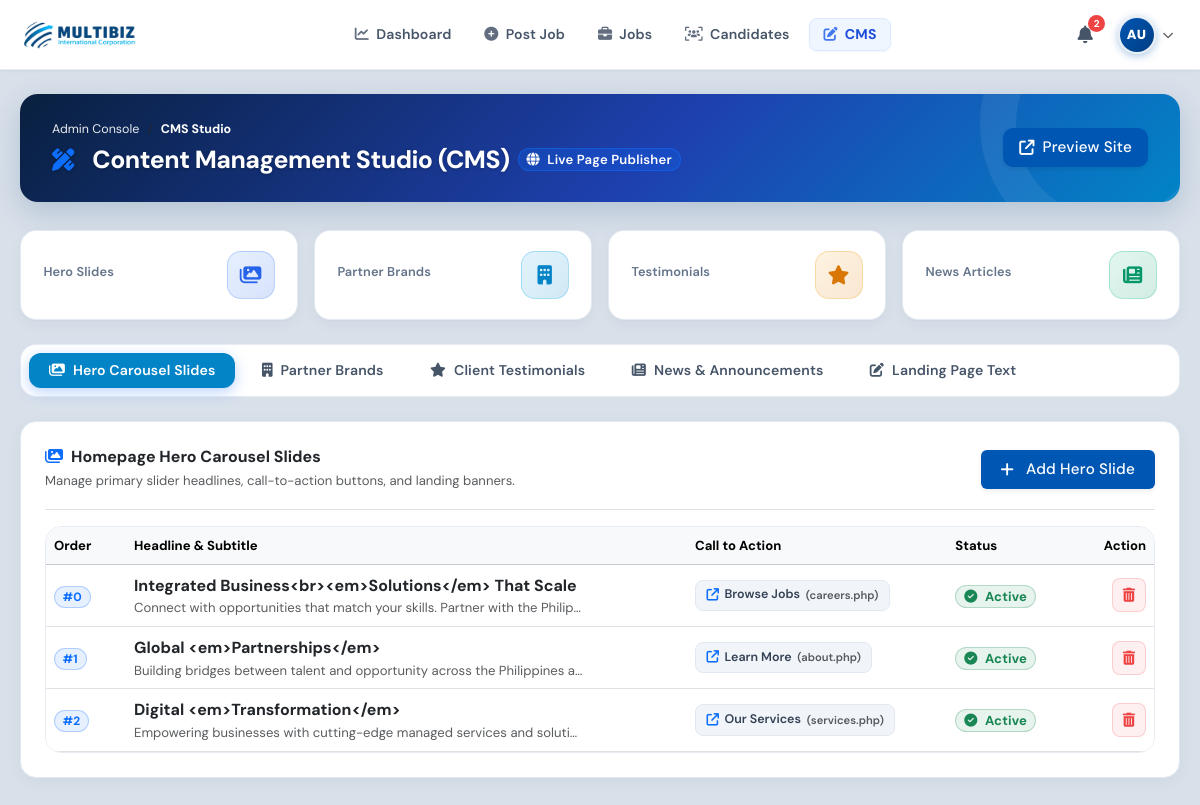
The app's page /admin/cms.php (signed in) with its own data.
### app/models.py (models this page shows)
class CmsHeroSlide(models.Model):
    id = models.AutoField(primary_key=True)
    title = models.CharField(max_length=255, null=True, blank=True)
    subtitle = models.TextField(null=True, blank=True)
    button_text = models.CharField(max_length=100, null=True, blank=True, default='Learn More')
    button_link = models.CharField(max_length=255, null=True, blank=True, default='#')
    image_path = models.CharField(max_length=255, null=True, blank=True)
    sort_order = models.IntegerField(default=0)
    is_active = models.BooleanField(default=True)
    created_at = models.DateTimeField(null=True, default=timezone.now)
    updated_at = models.DateTimeField(null=True, blank=True)
    class Meta:
        db_table = 'cms_hero_slides'
        ordering = ['sort_order', 'id']

### app/views/views_admin.py (the view, shortened to what this page needs)
# urls.py: re_path(r'^(?:frontend/)?admin/cms\.php$', views_admin.cms_view),
@require_role('admin')
def cms_view(request):
    admin_id = getCurrentUserId(request)
    _ensure_landing_cms_content()
    tab = request.GET.get('tab', 'hero')
    success_msg = None
    error_msg = None
    hero_slides = list(CmsHeroSlide.objects.order_by('sort_order', 'id'))
    testimonials = list(CmsTestimonial.objects.order_by('sort_order', 'id'))
    brands = list(CmsBrand.objects.order_by('sort_order', 'id'))
    news_items = list(CmsNews.objects.order_by('-created_at'))
    sections = list(CmsSection.objects.prefetch_related('contents').all())
    context = {
        'page_title': 'CMS Management - MultiBiz',
        'current_page': 'cms.php',
        'tab': tab,
        'hero_slides': hero_slides,
        'slides': hero_slides,
        'testimonials': testimonials,
        'brands': brands,
        'news_items': news_items,
        'news_articles': news_items,
        'sections': sections,
        'slide_count': len(hero_slides),
        'testimonial_count': len(testimonials),
        'brand_count': len(brands),
        'news_count': len(news_items),
        'success_msg': success_msg,
        'error_msg': error_msg,
    }
    return render(request, 'admin/cms.html', context)

### templates/admin/cms.html (shortened to what this page needs)
{% extends 'base.html' %}
{% load static %}
{% block content %}
<div class="container py-4">
    <div class="employer-hero-banner mb-4">
        <div class="d-flex align-items-center flex-wrap gap-3 position-relative" style="z-index: 1; width:100%;">
            <div class="flex-grow-1">
                <nav aria-label="breadcrumb">
                    <ol class="breadcrumb mb-1 small text-white-50">
                        <li class="breadcrumb-item text-white-50"><a href="{% url 'admin_dashboard' %}" class="text-white-50 text-decoration-none">Admin Console</a></li>
                        <li class="breadcrumb-item active text-white" aria-current="page">CMS Studio</li>
                    </ol>
                </nav>
                <div class="d-flex align-items-center gap-2 mt-1 flex-wrap">
                    <h3 class="fw-extrabold text-white mb-0" style="color: #ffffff !important;">
                        <i class="fa-solid fa-pen-ruler text-primary me-2"></i>Content Management Studio (CMS)
                    </h3>
                    <span class="badge bg-primary bg-opacity-25 text-white border border-primary border-opacity-50 rounded-pill px-2 py-1 small fw-semibold">
                        <i class="fa-solid fa-globe me-1"></i> Live Page Publisher
                    </span>
                </div>
            </div>
            <div class="ms-auto d-flex align-items-center gap-2 flex-shrink-0">
                <a href="{% url 'index' %}" target="_blank" class="btn btn-primary-custom btn-sm px-3 py-2 shadow-sm d-inline-flex align-items-center gap-2" style="border-radius: 10px;">
                    <i class="fa-solid fa-arrow-up-right-from-square"></i> Preview Site
                </a>
            </div>
        </div>
    </div>
    <div class="row g-3 mb-4">
        <div class="col-6 col-md-3">
            <div class="cms-stat-card">
                <div class="d-flex justify-content-between align-items-center">
                    <div>
                        <div class="cms-stat-label">Hero Slides</div>
                    </div>
                    <div class="cms-avatar-box" style="background: linear-gradient(135deg, rgba(59, 130, 246, 0.12), rgba(37, 99, 235, 0.18)); color: #2563eb; border: 1px solid rgba(59, 130, 246, 0.25);">
                        <i class="fa-solid fa-images"></i>
                    </div>
                </div>
            </div>
        </div>
        <div class="col-6 col-md-3">
            <div class="cms-stat-card">
                <div class="d-flex justify-content-between align-items-center">
                    <div>
                        <div class="cms-stat-label">Partner Brands</div>
                    </div>
                    <div class="cms-avatar-box" style="background: linear-gradient(135deg, rgba(14, 165, 233, 0.12), rgba(2, 132, 199, 0.18)); color: #0284c7; border: 1px solid rgba(14, 165, 233, 0.25);">
                        <i class="fa-solid fa-building"></i>
                    </div>
                </div>
            </div>
        </div>
        <div class="col-6 col-md-3">
            <div class="cms-stat-card">
                <div class="d-flex justify-content-between align-items-center">
                    <div>
                        <div class="cms-stat-label">Testimonials</div>
                    </div>
                    <div class="cms-avatar-box" style="background: linear-gradient(135deg, rgba(245, 158, 11, 0.12), rgba(217, 119, 6, 0.18)); color: #d97706; border: 1px solid rgba(245, 158, 11, 0.25);">
                        <i class="fa-solid fa-star"></i>
                    </div>
                </div>
            </div>
        </div>
        <div class="col-6 col-md-3">
            <div class="cms-stat-card">
                <div class="d-flex justify-content-between align-items-center">
                    <div>
                        <div class="cms-stat-label">News Articles</div>
                    </div>
                    <div class="cms-avatar-box" style="background: linear-gradient(135deg, rgba(16, 185, 129, 0.12), rgba(5, 150, 105, 0.18)); color: #059669; border: 1px solid rgba(16, 185, 129, 0.25);">
                        <i class="fa-solid fa-newspaper"></i>
                    </div>
                </div>
            </div>
        </div>
    </div>
    <ul class="nav nav-pills cms-nav-tabs mb-4" id="cmsTabs" role="tablist">
        <li class="nav-item" role="presentation">
            <button class="nav-link active" id="slides-tab" data-bs-toggle="pill" data-bs-target="#slides-pane" type="button" role="tab">
                <i class="fa-solid fa-images"></i>
                <span>Hero Carousel Slides</span>
            </button>
        </li>
        <li class="nav-item" role="presentation">
            <button class="nav-link" id="brands-tab" data-bs-toggle="pill" data-bs-target="#brands-pane" type="button" role="tab">
                <i class="fa-solid fa-building"></i>
                <span>Partner Brands</span>
            </button>
        </li>
        <li class="nav-item" role="presentation">
            <button class="nav-link" id="testimonials-tab" data-bs-toggle="pill" data-bs-target="#testimonials-pane" type="button" role="tab">
                <i class="fa-solid fa-star"></i>
                <span>Client Testimonials</span>
            </button>
        </li>
        <li class="nav-item" role="presentation">
            <button class="nav-link" id="news-tab" data-bs-toggle="pill" data-bs-target="#news-pane" type="button" role="tab">
                <i class="fa-solid fa-newspaper"></i>
                <span>News & Announcements</span>
            </button>
        </li>
        <li class="nav-item" role="presentation">
            <button class="nav-link" id="landing-text-tab" data-bs-toggle="pill" data-bs-target="#landing-text-pane" type="button" role="tab">
                <i class="fa-solid fa-pen-to-square"></i>
                <span>Landing Page Text</span>
            </button>
        </li>
    </ul>
    <div class="tab-content" id="cmsTabContent">
        <div class="tab-pane fade show active" id="slides-pane" role="tabpanel">
            <div class="custom-card p-4 bg-white border-0 shadow-sm rounded-4 mb-4">
                <div class="d-flex flex-column flex-sm-row justify-content-between align-items-sm-center border-bottom pb-3 mb-3 gap-2">
                    <div>
                        <h5 class="fw-bold text-dark mb-0">
                            <i class="fa-solid fa-images text-primary me-2"></i>Homepage Hero Carousel Slides
                        </h5>
                        <span class="text-muted small">Manage primary slider headlines, call-to-action buttons, and landing banners.</span>
                    </div>
                    <button class="btn btn-primary-custom btn-sm px-3.5 py-2 shadow-sm" data-bs-toggle="modal" data-bs-target="#addSlideModal">
                        <i class="fa-solid fa-plus me-1"></i> Add Hero Slide
                    </button>
                </div>
                <div class="cms-table-container">
                    <div class="table-responsive">
                        <table class="table align-middle table-hover mb-0">
                            <thead class="table-light small">
                                <tr>
                                    <th style="width: 80px;">Order</th>
                                    <th>Headline & Subtitle</th>
                                    <th>Call to Action</th>
                                    <th>Status</th>
                                    <th style="width: 90px;" class="text-end">Action</th>
                                </tr>
                            </thead>
                            <tbody>
                                {% for slide in slides %}
                                    <tr>
                                        <td>
                                            <span class="badge bg-primary bg-opacity-10 text-primary border border-primary border-opacity-25 rounded-pill px-2.5 py-1 fw-bold">
                                                #{{ slide.sort_order }}
                                            </span>
                                        </td>
                                        <td>
                                            <div class="fw-bold text-dark">{{ slide.title|default:"Untitled Slide" }}</div>
                                            <div class="text-muted small text-truncate" style="max-width: 450px;">
                                                {{ slide.subtitle|default:"No subtitle configured." }}
                                            </div>
                                        </td>
                                        <td>
                                            <div class="cta-badge">
                                                <i class="fa-solid fa-arrow-up-right-from-square text-primary"></i>
                                                <span>{{ slide.button_text|default:"Learn More" }}</span>
                                                <span class="text-muted" style="font-size: 0.7rem;">({{ slide.button_link|default:"#" }})</span>
                                            </div>
                                        </td>
                                        <td>
                                            {% if slide.is_active %}
                                                <span class="badge bg-success bg-opacity-10 text-success border border-success border-opacity-25 rounded-pill px-2 py-1 small">
                                                    <i class="fa-solid fa-circle-check me-1"></i> Active
                                                </span>
                                            {% else %}
                                                <span class="badge bg-secondary bg-opacity-10 text-muted border rounded-pill px-2 py-1 small">Draft</span>
                                            {% endif %}
                                        </td>
                                        <td class="text-end">
                                            <form method="POST" action="{% url 'admin_cms' %}" onsubmit="return confirm('Are you sure you want to delete this hero slide?');">
                                                <button type="submit" class="btn-action-delete" title="Delete Slide"><i class="fa-solid fa-trash-can"></i></button>
                                            </form>
                                        </td>
                                    </tr>
                                {% endfor %}
                            </tbody>
                        </table>
                    </div>
                </div>
            </div>
        </div>
    </div>
</div>
{% endblock %}

### records on screen
CmsHeroSlide: sort_order "0", title "Integrated Business<br><em>Solutions</em> That Scale", subtitle "Connect with opportunities that match your skills. Partner with the Philip…", button_text "Browse Jobs", button_link "careers.php", is_active True (drawn)
CmsHeroSlide: sort_order "1", title "Global <em>Partnerships</em>", subtitle "Building bridges between talent and opportunity across the Philippines a…", button_text "Learn More", button_link "about.php", is_active True (drawn)
CmsHeroSlide: sort_order "2", title "Digital <em>Transformation</em>", subtitle "Empowering businesses with cutting-edge managed services and soluti…", button_text "Our Services", button_link "services.php", is_active True (drawn)

### other values on screen
{{ unread_notification_count }} "2"
{{ avatar_initials }} "AU"
